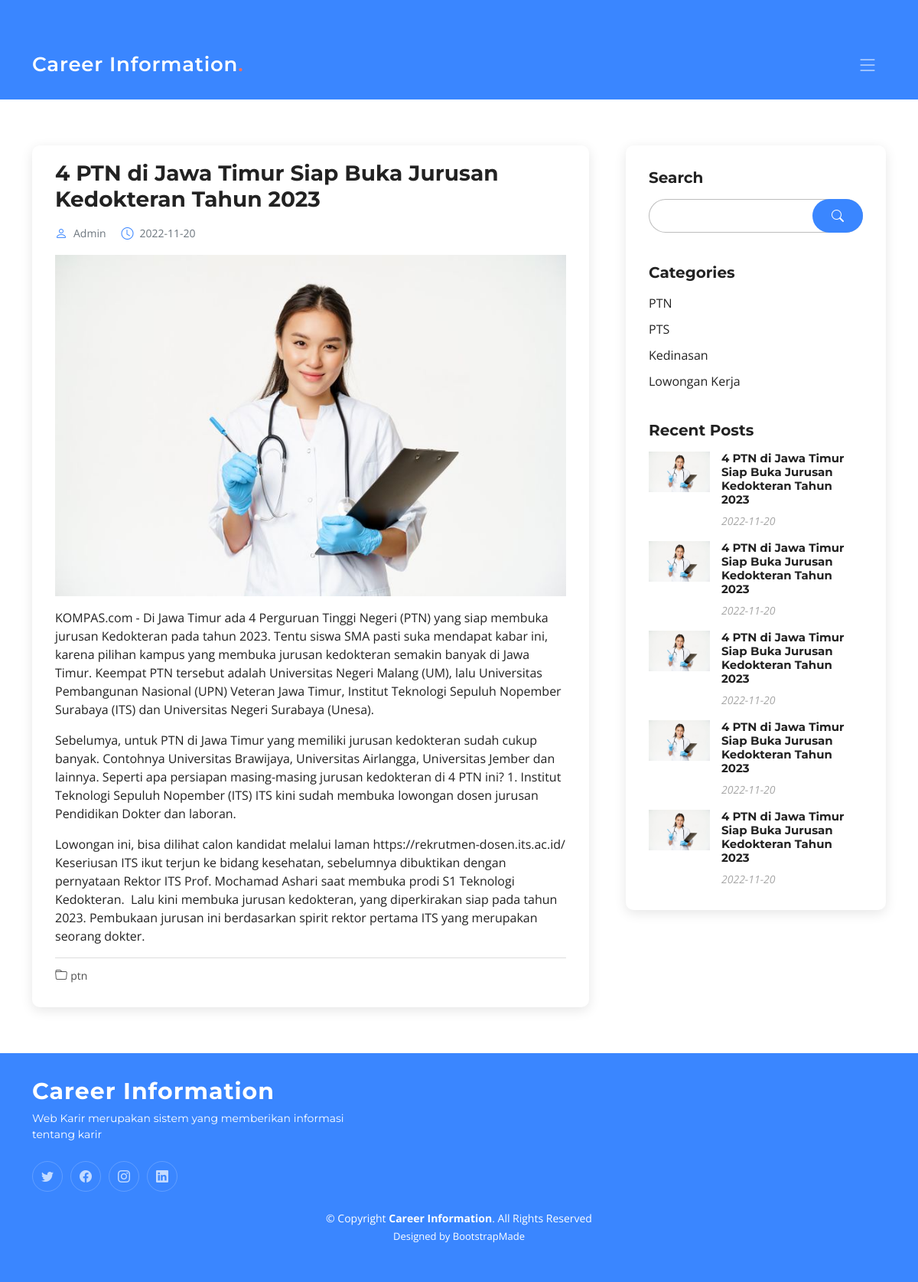
The app's page /artikel/detail/47 with its own data.
### tables this page shows
CREATE TABLE `artikel` (
  `id` int(11) NOT NULL,
  `judul` varchar(255) NOT NULL,
  `tanggal` date NOT NULL,
  `kategori` varchar(100) NOT NULL,
  `isi` text NOT NULL
);

### application/controllers/Artikel.php (called while the page is built, shortened)
<?php
class Artikel extends CI_Controller
{
  public $module = 'artikel';
  public function __construct()
  {
    $this->load->model('artikel_model');
  }
  public function detail($id)
  {
    $artikel = $this->artikel_model->get_by_id($id);
    $articles = $this->artikel_model->get_artikel_limit(5);
    $data = array(
      'title' => 'Detail ' . $this->module,
      'titleapp' => config_item('title'),
      'descapp' => config_item('desc'),
      'socmed' => config_item('socmed'),
      'artikel' => $artikel,
      'articles' => $articles,
      'kategori_artikel' => config_item('kategori_artikel'),
    );
    $this->load->view('layout/header', $data);
    $this->load->view($this->module . '/detail', $data);
    $this->load->view('layout/footer', $data);
  }
}

### index.php (called while the page is built, shortened)
<?php
require_once BASEPATH.'core/CodeIgniter.php';

### application/models/Artikel_model.php (called while the page is built, shortened)
<?php
class Artikel_model extends CI_Model
{
  public $table = 'artikel';
  public $id = 'id';
  public $order = 'DESC';
  function get_artikel_limit($limit)
  {
    $this->db->order_by($this->id, $this->order);
    $this->db->limit($limit);
    return $this->db->get($this->table)->result();
  }
  function get_by_id($id)
  {
    $this->db->where($this->id, $id);
    return $this->db->get($this->table)->row();
  }
}

### application/helpers/Akbr_helper.php (called while the page is built, shortened)
<?php if (!defined('BASEPATH')) exit('No direct script access allowed');
function get_images_from_articles($id_articles)
{
  $CI = &get_instance();
  $artikel = $CI->Artikel_model->get_by_id($id_articles);
  $body = $artikel->isi;
  preg_match_all('/<img[^>]+>/i', $body, $result);
  return $result[0];
}
function get_thumb_articles($id_articles)
{
  return get_images_from_articles($id_articles)[0];
}

### application/views/artikel/detail.php (the view, shortened to what this page needs)
<section id="blog" class="blog">
  <div class="container" data-aos="fade-up">
    <div class="row g-5">
      <div class="col-lg-8">
        <article class="blog-details">
          <h2 class="title"><?= $artikel->judul; ?></h2>
          <div class="meta-top">
            <ul>
              <li class="d-flex align-items-center"><i class="bi bi-person"></i> <a href="#">Admin</a></li>
              <li class="d-flex align-items-center"><i class="bi bi-clock"></i> <a href="#"><time datetime="2020-01-01"><?= $artikel->tanggal; ?></time></a></li>
            </ul>
          </div>
          <div class="content">
            <p>
              <?= $artikel->isi; ?>
            </p>
          </div>
          <div class="meta-bottom">
            <i class="bi bi-folder"></i>
            <ul class="cats">
              <li><a href="#"><?= $artikel->kategori; ?></a></li>
            </ul>
          </div>
        </article>
      </div>
      <div class="col-lg-4">
        <div class="sidebar">
          <div class="sidebar-item search-form">
            <h3 class="sidebar-title">Search</h3>
            <form action="<?= base_url('artikel/index'); ?>" class="mt-3" method="GET">
              <input type="text" name="search">
              <button type="submit"><i class="bi bi-search"></i></button>
            </form>
          </div>
          <div class="sidebar-item categories">
            <h3 class="sidebar-title">Categories</h3>
            <ul class="mt-3">
              <?php foreach ($kategori_artikel as $kategori) : ?>
                <li><a href="<?= base_url('artikel/index/?search=' . $kategori); ?>"><?= $kategori; ?></a></li>
              <?php endforeach ?>
            </ul>
          </div>
          <div class="sidebar-item recent-posts">
            <h3 class="sidebar-title">Recent Posts</h3>
            <div class="mt-3">
              <?php foreach ($articles as $article) : ?>
                <div class="post-item mt-3">
                  <?php echo get_thumb_articles($article->id); ?>
                  <div>
                    <h4><a href="<?= base_url('artikel/detail/' . $article->id); ?>"><?= $article->judul; ?></a></h4>
                    <time datetime="2020-01-01"><?= $article->tanggal; ?></time>
                  </div>
                </div>
              <?php endforeach ?>
            </div>
          </div>
        </div>
      </div>
    </div>
  </div>
</section>

### assets-impact/css/main.css (style rules this page uses)
:root { --font-default: "Open Sans", system-ui, -apple-system, "Segoe UI", Roboto, "Helvetica Neue", Arial, "Noto Sans", "Liberation Sans", sans-serif, "Apple Color Emoji", "Segoe UI Emoji", "Segoe UI Symbol", "Noto Color Emoji"; --font-primary: "Montserrat", sans-serif; --font-secondary: "Poppins", sans-serif; }
:root { --color-default: #222222; --color-primary: #3a86ff; --color-secondary: #f85a40; }
:root { scroll-behavior: smooth; }
body { font-family: var(--font-default); color: var(--color-default); }
a { color: var(--color-primary); text-decoration: none; }
h1, h2, h3, h4, h5, h6 { font-family: var(--font-primary); }
section { padding: 60px 0; overflow: hidden; }
section { scroll-margin-top: 70px; }
.blog .blog-details { box-shadow: 0 4px 16px rgba(0, 0, 0, 0.1); padding: 30px; border-radius: 10px; }
.blog .blog-details .title { font-size: 28px; font-weight: 700; padding: 0; margin: 20px 0 0 0; color: var(--color-default); }
.blog .blog-details .content { margin-top: 20px; }
.blog .blog-details .meta-top { margin-top: 20px; color: #6c757d; }
.blog .blog-details .meta-top ul { display: flex; flex-wrap: wrap; list-style: none; align-items: center; padding: 0; margin: 0; }
.blog .blog-details .meta-top ul li + li { padding-left: 20px; }
.blog .blog-details .meta-top i { font-size: 16px; margin-right: 8px; line-height: 0; color: var(--color-primary); }
.blog .blog-details .meta-top a { color: #6c757d; font-size: 14px; display: inline-block; line-height: 1; }
.blog .blog-details .meta-bottom { padding-top: 10px; border-top: 1px solid rgba(34, 34, 34, 0.15); }
.blog .blog-details .meta-bottom i { color: #555555; display: inline; }
.blog .blog-details .meta-bottom a { color: rgba(34, 34, 34, 0.8); transition: 0.3s; }
.blog .blog-details .meta-bottom .cats { list-style: none; display: inline; padding: 0 20px 0 0; font-size: 14px; }
.blog .blog-details .meta-bottom .cats li { display: inline-block; }
.blog .sidebar { padding: 30px; box-shadow: 0 4px 16px rgba(0, 0, 0, 0.1); border-radius: 10px; }
.blog .sidebar .sidebar-title { font-size: 20px; font-weight: 700; padding: 0; margin: 0; color: var(--color-default); }
.blog .sidebar .sidebar-item + .sidebar-item { margin-top: 40px; }
.blog .sidebar .search-form form { background: #fff; border: 1px solid rgba(34, 34, 34, 0.3); padding: 5px 10px; position: relative; border-radius: 50px; }
.blog .sidebar .search-form form input[type="text"] { border: 0; padding: 4px; border-radius: 50px; width: calc(100% - 60px); }
.blog .sidebar .search-form form button { position: absolute; top: 0; right: 0; bottom: 0; border: 0; background: none; font-size: 16px; padding: 0 25px; margin: -1px; background: var(--color-primary); color: #fff; transition: 0.3s; border-radius: 50px; line-height: 0; }
.blog .sidebar .search-form form button i { line-height: 0; }
.blog .sidebar .categories ul { list-style: none; padding: 0; }
.blog .sidebar .categories ul li + li { padding-top: 10px; }
.blog .sidebar .categories ul a { color: var(--color-default); transition: 0.3s; }
.blog .sidebar .recent-posts .post-item + .post-item { margin-top: 15px; }
.blog .sidebar .recent-posts img { width: 80px; float: left; }
.blog .sidebar .recent-posts h4 { font-size: 15px; margin-left: 95px; font-weight: bold; }
.blog .sidebar .recent-posts h4 a { color: var(--color-default); transition: 0.3s; }
.blog .sidebar .recent-posts time { display: block; margin-left: 95px; font-style: italic; font-size: 14px; color: rgba(34, 34, 34, 0.4); }

### records on screen
artikel: judul "4 PTN di Jawa Timur Siap Buka Jurusan Kedokteran Tahun 2023", tanggal "2022-11-20", isi (picture), isi "KOMPAS.com - Di Jawa Timur ada 4 Perguruan Tinggi Negeri (PTN) yang siap membuka jurusan Kedokteran pada tahun 2023. Tentu siswa SMA pasti suka mendapat kabar ini, karena pilihan kampus yang membuka jurusan kedokteran semakin banyak di Jawa Timur. Keempat PTN tersebut adalah Universitas Negeri Malang (UM), lalu Universitas Pembangunan Nasional (UPN) Veteran Jawa Timur, Institut Teknologi Sepuluh Nopember Surabaya (ITS) dan Universitas Negeri Surabaya (Unesa). Sebelumya, untuk PTN di Jawa Timur yang memiliki jurusan kedokteran sudah cukup banyak. Contohnya Universitas Brawijaya, Universitas Airlangga, Universitas Jember dan lainnya. Seperti apa persiapan masing-masing jurusan kedokteran di 4…", kategori "ptn", id+isi (picture)
artikel: id+isi (picture), judul "4 PTN di Jawa Timur Siap Buka Jurusan Kedokteran Tahun 2023", tanggal "2022-11-20"
artikel: id+isi (picture), judul "4 PTN di Jawa Timur Siap Buka Jurusan Kedokteran Tahun 2023", tanggal "2022-11-20"
artikel: id+isi (picture), judul "4 PTN di Jawa Timur Siap Buka Jurusan Kedokteran Tahun 2023", tanggal "2022-11-20"
artikel: id+isi (picture), judul "4 PTN di Jawa Timur Siap Buka Jurusan Kedokteran Tahun 2023", tanggal "2022-11-20"

### other values on screen
$titleapp "Career Information"
$kategori "PTN"
$kategori "PTS"
$kategori "Kedinasan"
$kategori "Lowongan Kerja"
$descapp "Web Karir merupakan sistem yang memberikan informasi tentang karir"
